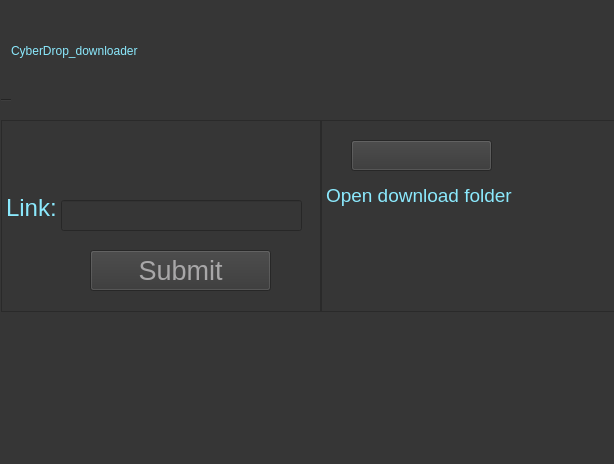
<?xml version="1.0" encoding="UTF-8"?>
<ui version="4.0">
 <class>HomeWindow</class>
 <widget class="QWidget" name="HomeWindow">
  <property name="geometry">
   <rect>
    <x>0</x>
    <y>0</y>
    <width>614</width>
    <height>464</height>
   </rect>
  </property>
  <property name="windowTitle">
   <string>Form</string>
  </property>
  <property name="styleSheet">
   <string notr="true">background-color: rgb(54, 54, 54);</string>
  </property>
  <widget class="Line" name="line">
   <property name="geometry">
    <rect>
     <x>1</x>
     <y>70</y>
     <width>631</width>
     <height>60</height>
    </rect>
   </property>
   <property name="styleSheet">
    <string notr="true"/>
   </property>
   <property name="orientation">
    <enum>Qt::Horizontal</enum>
   </property>
  </widget>
  <widget class="QTextBrowser" name="textBrowser_2">
   <property name="geometry">
    <rect>
     <x>1</x>
     <y>120</y>
     <width>320</width>
     <height>192</height>
    </rect>
   </property>
   <property name="html">
    <string>&lt;!DOCTYPE HTML PUBLIC &quot;-//W3C//DTD HTML 4.0//EN&quot; &quot;http://www.w3.org/TR/REC-html40/strict.dtd&quot;&gt;
&lt;html&gt;&lt;head&gt;&lt;meta name=&quot;qrichtext&quot; content=&quot;1&quot; /&gt;&lt;style type=&quot;text/css&quot;&gt;
p, li { white-space: pre-wrap; }
&lt;/style&gt;&lt;/head&gt;&lt;body style=&quot; font-family:'MS Shell Dlg 2'; font-size:8.25pt; font-weight:400; font-style:normal;&quot;&gt;
&lt;p align=&quot;center&quot; style=&quot;-qt-paragraph-type:empty; margin-top:0px; margin-bottom:0px; margin-left:0px; margin-right:0px; -qt-block-indent:0; text-indent:0px;&quot;&gt;&lt;br /&gt;&lt;/p&gt;
&lt;p align=&quot;center&quot; style=&quot;-qt-paragraph-type:empty; margin-top:0px; margin-bottom:0px; margin-left:0px; margin-right:0px; -qt-block-indent:0; text-indent:0px; font-size:18pt; color:#8be9fd;&quot;&gt;&lt;br /&gt;&lt;/p&gt;
&lt;p align=&quot;center&quot; style=&quot;-qt-paragraph-type:empty; margin-top:0px; margin-bottom:0px; margin-left:0px; margin-right:0px; -qt-block-indent:0; text-indent:0px; font-size:18pt; color:#8be9fd;&quot;&gt;&lt;br /&gt;&lt;/p&gt;
&lt;p style=&quot; margin-top:0px; margin-bottom:0px; margin-left:0px; margin-right:0px; -qt-block-indent:0; text-indent:0px;&quot;&gt;&lt;span style=&quot; font-size:18pt; color:#8be9fd;&quot;&gt;Link:&lt;/span&gt;&lt;/p&gt;&lt;/body&gt;&lt;/html&gt;</string>
   </property>
  </widget>
  <widget class="QLabel" name="label">
   <property name="geometry">
    <rect>
     <x>11</x>
     <y>0</y>
     <width>631</width>
     <height>101</height>
    </rect>
   </property>
   <property name="styleSheet">
    <string notr="true">font: 20pt &quot;Arial Black&quot;; color: #8be9fd</string>
   </property>
   <property name="text">
    <string>CyberDrop_downloader</string>
   </property>
  </widget>
  <widget class="QLineEdit" name="link">
   <property name="geometry">
    <rect>
     <x>61</x>
     <y>200</y>
     <width>241</width>
     <height>31</height>
    </rect>
   </property>
   <property name="styleSheet">
    <string notr="true">font-szie:12pt; color:#f8f8f2;</string>
   </property>
   <property name="text">
    <string/>
   </property>
  </widget>
  <widget class="QTextBrowser" name="textBrowser_3">
   <property name="geometry">
    <rect>
     <x>321</x>
     <y>120</y>
     <width>320</width>
     <height>192</height>
    </rect>
   </property>
   <property name="html">
    <string>&lt;!DOCTYPE HTML PUBLIC &quot;-//W3C//DTD HTML 4.0//EN&quot; &quot;http://www.w3.org/TR/REC-html40/strict.dtd&quot;&gt;
&lt;html&gt;&lt;head&gt;&lt;meta name=&quot;qrichtext&quot; content=&quot;1&quot; /&gt;&lt;style type=&quot;text/css&quot;&gt;
p, li { white-space: pre-wrap; }
&lt;/style&gt;&lt;/head&gt;&lt;body style=&quot; font-family:'MS Shell Dlg 2'; font-size:8.25pt; font-weight:400; font-style:normal;&quot;&gt;
&lt;p align=&quot;center&quot; style=&quot;-qt-paragraph-type:empty; margin-top:0px; margin-bottom:0px; margin-left:0px; margin-right:0px; -qt-block-indent:0; text-indent:0px;&quot;&gt;&lt;br /&gt;&lt;/p&gt;
&lt;p align=&quot;center&quot; style=&quot;-qt-paragraph-type:empty; margin-top:0px; margin-bottom:0px; margin-left:0px; margin-right:0px; -qt-block-indent:0; text-indent:0px; font-size:14pt; color:#8be9fd;&quot;&gt;&lt;br /&gt;&lt;/p&gt;
&lt;p align=&quot;center&quot; style=&quot;-qt-paragraph-type:empty; margin-top:0px; margin-bottom:0px; margin-left:0px; margin-right:0px; -qt-block-indent:0; text-indent:0px; font-size:14pt; color:#8be9fd;&quot;&gt;&lt;br /&gt;&lt;/p&gt;
&lt;p style=&quot; margin-top:0px; margin-bottom:0px; margin-left:0px; margin-right:0px; -qt-block-indent:0; text-indent:0px;&quot;&gt;&lt;span style=&quot; font-size:14pt; color:#8be9fd;&quot;&gt;Open download folder&lt;/span&gt;&lt;/p&gt;&lt;/body&gt;&lt;/html&gt;</string>
   </property>
  </widget>
  <widget class="QPushButton" name="folder">
   <property name="geometry">
    <rect>
     <x>351</x>
     <y>140</y>
     <width>141</width>
     <height>31</height>
    </rect>
   </property>
   <property name="styleSheet">
    <string notr="true">color:#eaffdb</string>
   </property>
   <property name="text">
    <string/>
   </property>
  </widget>
  <widget class="QPushButton" name="url_button">
   <property name="geometry">
    <rect>
     <x>90</x>
     <y>250</y>
     <width>181</width>
     <height>41</height>
    </rect>
   </property>
   <property name="styleSheet">
    <string notr="true">color:#a8a7a8; font-size:20pt;</string>
   </property>
   <property name="text">
    <string>Submit</string>
   </property>
  </widget>
 </widget>
 <resources/>
 <connections/>
</ui>
